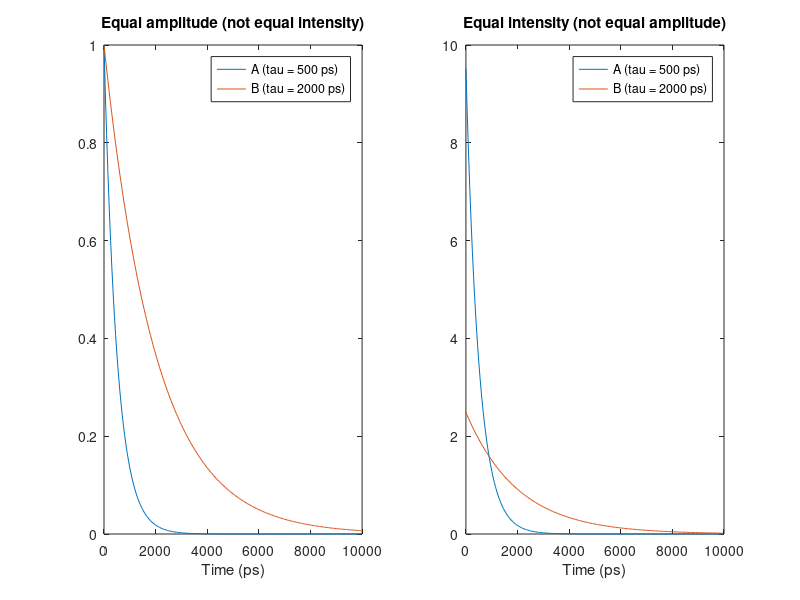
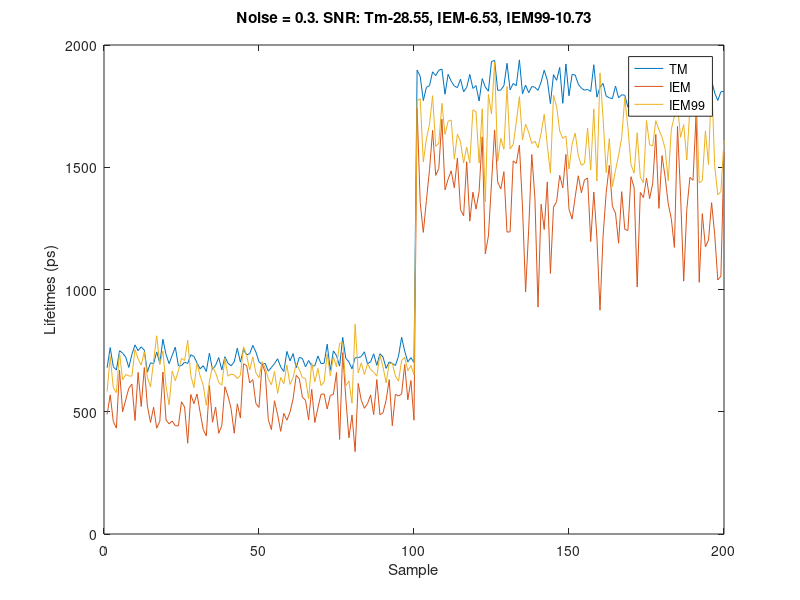
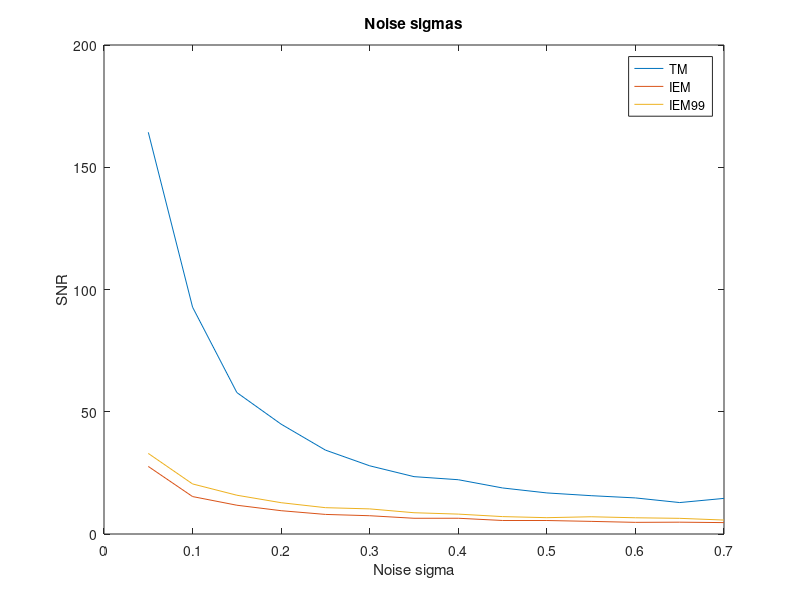
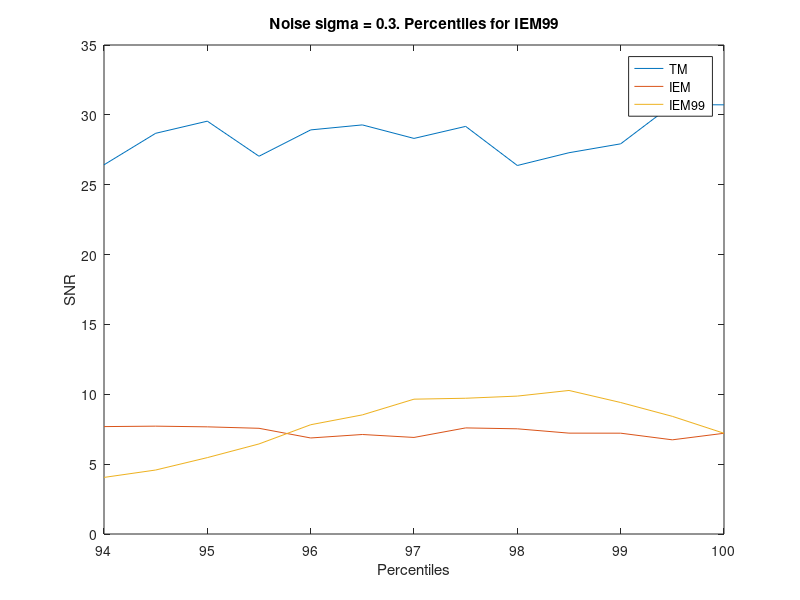

MATLAB code to generate these figures, in order:
%% Study other ways to calculate IEM with higher SNR
% The goal of this simulation is to find methods to calculate IEM with
% higher SNR. This simulation treats intensity and lifetime as two 
% independent properties.

% Simulate a sensor with two states: a (500 ps tau) and b (2000 ps tau)
% It will work out that the area if amplitudes are set to 1, the area under
% curve will also be 500 for a and 2000 for b.

% Terminology
% Amplitude: the scaler factor before the expontial term
% Intensity: the area under curve 
% Tau: time constant of the exponential term
% [Intensity] = [Amplitude] * exp(t / tau);
% Tm: first moment ("mean arrival time")
% IEM: Ratio of Intensity/Amplitude
% IEM99: Ratio of Intensity/99th percentile amplitude (instead of max)

clear
tbin = 50;
t = (1 : tbin: 10000)'; % in units of ps
atau = 500; % asum is also tau_a, in ps
btau = 2000; % sum is also tau_b, in ps
a = exp(-t/atau); % Lifetime distribution of a
b = exp(-t/btau); % Lifetime distribution of b

fprintf('Sum a-%0.1f b-%0.1f\n', sum(a), sum(b));
asum = sum(a);
bsum = sum(b);
a2 = a/asum*100;
b2 = b/bsum*100;
fprintf('Sum a2-%0.1f b2-%0.1f\n', sum(a2), sum(b2));

figure
subplot(1,2,1)
plot(t,a,t,b);
xlabel('Time (ps)')
legend({'A (tau = 500 ps)'; 'B (tau = 2000 ps)'})
title('Equal amplitude (not equal intensity)')

subplot(1,2,2)
plot(t,a/asum*100,t,b/bsum*100);
xlabel('Time (ps)')
legend({'A (tau = 500 ps)'; 'B (tau = 2000 ps)'})
title('Equal intensity (not equal amplitude)')

%% Generate data
% Experimental parameters
dff = 4;
l = 100;

% IEM99
percentile = 99;

% fractions
i1 = cat(2, ones(1,l)*10, ones(1,l));
i2 = 11 - i1;
C = a2 * i1 + (b2 * i2) * dff;

% Ground truth
tm = sum(C .* (t * ones(1, l*2)), 1) ./ sum(C);
iem = sum(C) * tbin ./ max(C);
iem99 = sum(C) * tbin ./ prctile(C, percentile);

% Figure
figure
plot([tm', iem', iem99'])
legend({'Tm', 'IEM', 'IEM99'})
title('Noiseless data')

%% Test different metrics with noisy data
% Conclusion is that IEM99 is somewhat more robust to noise than IEM.
% Presumably due to the votality of extremas.

% Experimental parameters
dff = 2;
l = 100;

% IEM99
percentile = 99;

% fractions
i1 = cat(2, ones(1,l)*10, ones(1,l));
i2 = 11 - i1;
C = a2 * i1 + (b2 * i2) * dff;

% Generate noise
sigma = 0.3;
N = randn(size(C)) * sigma + 1;
N(N < 0) = 0;
CN = C .* N;

% New lifetimes
tm_noise = sum(CN .* (t * ones(1, l*2)), 1) ./ sum(CN);
iem_noise = sum(CN) * tbin ./ max(CN);
iem99_noise = sum(CN) * tbin ./ prctile(CN, percentile);
plot([tm_noise', iem_noise', iem99_noise'])
legend({'TM', 'IEM', 'IEM99'})
xlabel('Sample');
ylabel('Lifetimes (ps)')

% SNR
S_tm = mean(tm_noise(l+1:end)) - mean(tm_noise(1:l));
S_iem = mean(iem_noise(l+1:end)) - mean(iem_noise(1:l));
S_iem99 = mean(iem99_noise(l+1:end)) - mean(iem99_noise(1:l));
N_tm = mean([std(tm_noise(l+1:end)), std(tm_noise(1:l))]);
N_iem = mean([std(iem_noise(l+1:end)), std(iem_noise(1:l))]);
N_iem99 = mean([std(iem99_noise(l+1:end)), std(iem99_noise(1:l))]);
title(sprintf('Noise = %0.1f. SNR: Tm-%0.2f, IEM-%0.2f, IEM%i-%0.2f\n', sigma,...
    S_tm/N_tm, S_iem/N_iem, percentile, S_iem99/N_iem99));

%% Test different noise levels
% Conclusion: IEM99 has a bit higher SNR than IEM at all noise levels. Tm
% is the the king of SNR at all levels. But, at very high sigma value, the
% difference is diminishing between the 3 metrics.

% Experimental parameters
dff = 2;
l = 100;

% IEM99
percentile = 99;

% fractions
i1 = cat(2, ones(1,l)*10, ones(1,l));
i2 = 11 - i1;
C = a2 * i1 + (b2 * i2) * dff;

% Generate noise
sigmas = 0.05 : 0.05 : 0.7;
SNRs = zeros(length(sigmas), 3);

for i = 1 : length(sigmas)
    % Noise
    sigma = sigmas(i);
    N = randn(size(C)) * sigma + 1;
    N(N < 0) = 0;
    CN = C .* N;
    
    % New lifetimes
    tm_noise = sum(CN .* (t * ones(1, l*2)), 1) ./ sum(CN);
    iem_noise = sum(CN) * tbin ./ max(CN);
    iem99_noise = sum(CN) * tbin ./ prctile(CN, percentile);
    
    
    % SNR
    S_tm = mean(tm_noise(l+1:end)) - mean(tm_noise(1:l));
    S_iem = mean(iem_noise(l+1:end)) - mean(iem_noise(1:l));
    S_iem99 = mean(iem99_noise(l+1:end)) - mean(iem99_noise(1:l));
    N_tm = mean([std(tm_noise(l+1:end)), std(tm_noise(1:l))]);
    N_iem = mean([std(iem_noise(l+1:end)), std(iem_noise(1:l))]);
    N_iem99 = mean([std(iem99_noise(l+1:end)), std(iem99_noise(1:l))]);
    SNRs(i,:) = [S_tm/N_tm, S_iem/N_iem, S_iem99/N_iem99];
end

% Plot
figure
plot(sigmas', SNRs);
xlabel('Noise sigma');
ylabel('SNR');
legend({'TM', 'IEM', 'IEM99'})
title('Noise sigmas')

%% Test different percentiles
% Conclusion: IEM99 should probably be the 98-99th percentile. Anything
% less is just adding noise

% Experimental parameters
dff = 2;
l = 100;

% IEM99
percentiles = 94 : 0.5 : 100;

% fractions
i1 = cat(2, ones(1,l)*10, ones(1,l));
i2 = 11 - i1;
C = a2 * i1 + (b2 * i2) * dff;

% Generate noise
sigma = 0.3;
SNRs = zeros(length(percentiles), 3);

for i = 1 : length(percentiles)
    % Percentile
    percentile = percentiles(i);
    
    % Noise
    N = randn(size(C)) * sigma + 1;
    N(N < 0) = 0;
    CN = C .* N;
    
    % New lifetimes
    tm_noise = sum(CN .* (t * ones(1, l*2)), 1) ./ sum(CN);
    iem_noise = sum(CN) * tbin ./ max(CN);
    iem99_noise = sum(CN) * tbin ./ prctile(CN, percentile);
    
    
    % SNR
    S_tm = mean(tm_noise(l+1:end)) - mean(tm_noise(1:l));
    S_iem = mean(iem_noise(l+1:end)) - mean(iem_noise(1:l));
    S_iem99 = mean(iem99_noise(l+1:end)) - mean(iem99_noise(1:l));
    N_tm = mean([std(tm_noise(l+1:end)), std(tm_noise(1:l))]);
    N_iem = mean([std(iem_noise(l+1:end)), std(iem_noise(1:l))]);
    N_iem99 = mean([std(iem99_noise(l+1:end)), std(iem99_noise(1:l))]);
    SNRs(i,:) = [S_tm/N_tm, S_iem/N_iem, S_iem99/N_iem99];
end

% Plot
figure
plot(percentiles', SNRs);
xlabel('Percentiles');
ylabel('SNR');
legend({'TM', 'IEM', 'IEM99'})
title(sprintf('Noise sigma = %0.1f. Percentiles for IEM99', sigma))

%% Test different bin sizes
% Conclusion: When bin sizes are small. IEM99 and Tm become really good at
% SNR. For IEM, it's probably because the 99th percentile estimation
% becomes very accurate. Where as the max value for IEM is noisy no matter
% what. Run the first block again after this since the bin sizes have been
% changed.

% Bins
tbins = cat(2, 1:2:8, 10 : 10 : 100); % In ps

% Experimental parameters
dff = 2;
l = 100;

% Percentile
percentile = 99;

% Noise
sigma = 0.3;
SNRs = zeros(length(tbins), 3);

% fractions
i1 = cat(2, ones(1,l)*10, ones(1,l));
i2 = 11 - i1;

for i = 1 : length(tbins)
    % Get bin
    tbin = tbins(i);

    t = (1 : tbin: 10000)'; % in units of ps
    atau = 500; % asum is also tau_a, in ps
    btau = 2000; % sum is also tau_b, in ps
    a = exp(-t/atau); % Lifetime distribution of a
    b = exp(-t/btau); % Lifetime distribution of b
    fprintf('Tbin = %i. Sum a-%0.1f b-%0.1f\n', tbin, sum(a), sum(b));
    
    % Normalize it out
    asum = sum(a);
    bsum = sum(b);
    a2 = a/asum*100;
    b2 = b/bsum*100;
    
    % Generate trace
    C = a2 * i1 + (b2 * i2) * dff;
    
    % Noise
    N = randn(size(C)) * sigma + 1;
    N(N < 0) = 0;
    CN = C .* N;

    % New lifetimes
    tm_noise = sum(CN .* (t * ones(1, l*2)), 1) ./ sum(CN);
    iem_noise = sum(CN) * tbin ./ max(CN);
    iem99_noise = sum(CN) * tbin ./ prctile(CN, percentile);
    
    % SNR
    S_tm = mean(tm_noise(l+1:end)) - mean(tm_noise(1:l));
    S_iem = mean(iem_noise(l+1:end)) - mean(iem_noise(1:l));
    S_iem99 = mean(iem99_noise(l+1:end)) - mean(iem99_noise(1:l));
    N_tm = mean([std(tm_noise(l+1:end)), std(tm_noise(1:l))]);
    N_iem = mean([std(iem_noise(l+1:end)), std(iem_noise(1:l))]);
    N_iem99 = mean([std(iem99_noise(l+1:end)), std(iem99_noise(1:l))]);
    SNRs(i,:) = [S_tm/N_tm, S_iem/N_iem, S_iem99/N_iem99];
end

% Plot
figure
plot(tbins', SNRs);
xlabel('Bin sizes (ps)');
ylabel('SNR');
legend({'TM', 'IEM', 'IEM99'})
title(sprintf('Noise sigma = %0.1f. Testing bin sizes.', sigma))

%% Test photon number contamination (e.g., freaky laser, not due to dff)
% Conclusion: no obvious impact.

% Freaky laser power fluctuations
lasers = 1 : 0.5 : 10;

% Experimental parameters
dff = 2;
l = 100;

% fractions
i1 = cat(2, ones(1,l)*10, ones(1,l));
i2 = 11 - i1;
C = a2 * i1 + (b2 * i2) * dff;

% Percentile
percentile = 99;

% Noise
sigma = 0.3;
SNRs = zeros(length(lasers), 3);

for i = 1 : length(lasers)
    % Laser
    laser = lasers(i);

    % Noise
    N = randn(size(C)) * sigma + 1;
    N(N < 0) = 0;
    CN = C * laser .* N;

    % New lifetimes
    tm_noise = sum(CN .* (t * ones(1, l*2)), 1) ./ sum(CN);
    iem_noise = sum(CN) * tbin ./ max(CN);
    iem99_noise = sum(CN) * tbin ./ prctile(CN, percentile);
    
    % SNR
    S_tm = mean(tm_noise(l+1:end)) - mean(tm_noise(1:l));
    S_iem = mean(iem_noise(l+1:end)) - mean(iem_noise(1:l));
    S_iem99 = mean(iem99_noise(l+1:end)) - mean(iem99_noise(1:l));
    N_tm = mean([std(tm_noise(l+1:end)), std(tm_noise(1:l))]);
    N_iem = mean([std(iem_noise(l+1:end)), std(iem_noise(1:l))]);
    N_iem99 = mean([std(iem99_noise(l+1:end)), std(iem99_noise(1:l))]);
    SNRs(i,:) = [S_tm/N_tm, S_iem/N_iem, S_iem99/N_iem99];
end

% Plot
figure
plot(lasers', SNRs);
xlabel('Laser power multiplier');
ylabel('SNR');
legend({'TM', 'IEM', 'IEM99'})
title(sprintf('Noise isgma = %0.1f. Testing laser powers.', sigma))
